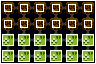

A level layout from a 2D game, rendered from its tile map. Below: a short description, then the map file with its tile-grid data intact:
An orthogonal 6x4 tile map with 16x16 px tiles, 3 tile layers (Maze Shape, Room Properties, Minimap).

<map version="1.10" tiledversion="1.11.0" orientation="orthogonal" renderorder="right-down" width="6" height="4" tilewidth="16" tileheight="16" infinite="0" nextlayerid="4" nextobjectid="1">
 <tileset firstgid="1" source="../LayoutTiles.tsx" />
 <layer id="1" name="Maze Shape" width="6" height="4">
  <data encoding="csv">
35,33,33,33,33,36,
3,18,18,18,18,4,
3,18,18,18,18,4,
51,49,49,49,49,52
</data>
 </layer>
 <layer id="2" name="Room Properties" width="6" height="4">
  <data encoding="csv">
37,37,37,37,37,37,
37,37,37,37,37,37,
21,21,21,21,21,21,
21,21,21,21,21,21
</data>
 </layer>
 <layer id="3" name="Minimap" width="6" height="4">
  <data encoding="csv">
13,13,13,13,13,13,
13,13,13,13,13,13,
14,14,14,14,14,14,
14,14,14,14,14,14
</data>
 </layer>
</map>
